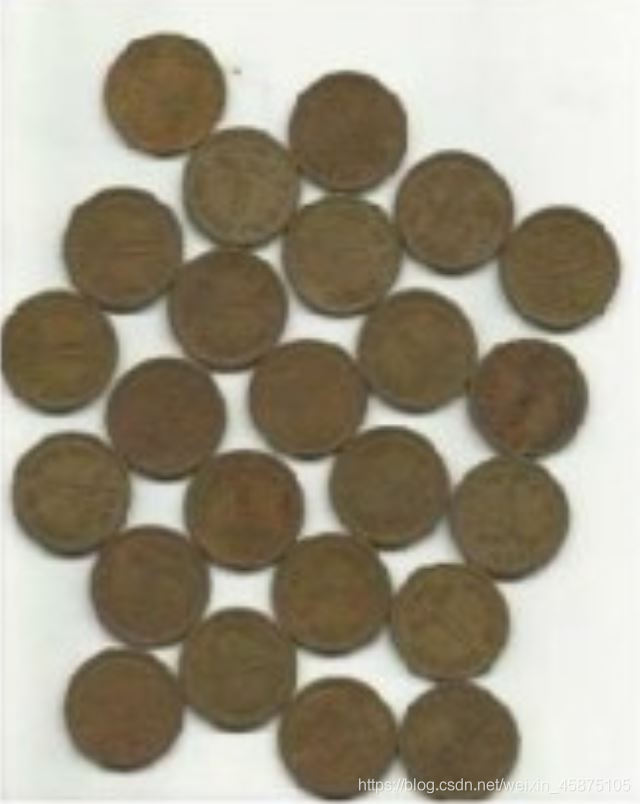
#> input picture references/4_python_test/test_4_7_files/20200128142556830.jpeg, 640 x 804 px, found by its file name
$ python test_4_7_2.py
#> lines starting #> are read from the running program, lines starting #| are printed output that depends on the picture; after the words box and inside, x2 and y2 are one past the last pixel; in counts of white or black regions, pixels touching at a corner belong together
#2.图像目标分割
import cv2
import matplotlib.pyplot as plt
import numpy as np

def main():
    # 1.导入图片
    img_src = cv2.imread('/home/mowen/4_python_test/test_4_7_files/20200128142556830.jpeg')
#> img_src is the input picture: shape (804, 640, 3); mean B, G, R 133.9, 151.9, 159.6
    # 2.转换为灰度图片
    img_gray = cv2.cvtColor(img_src, cv2.COLOR_BGR2GRAY)
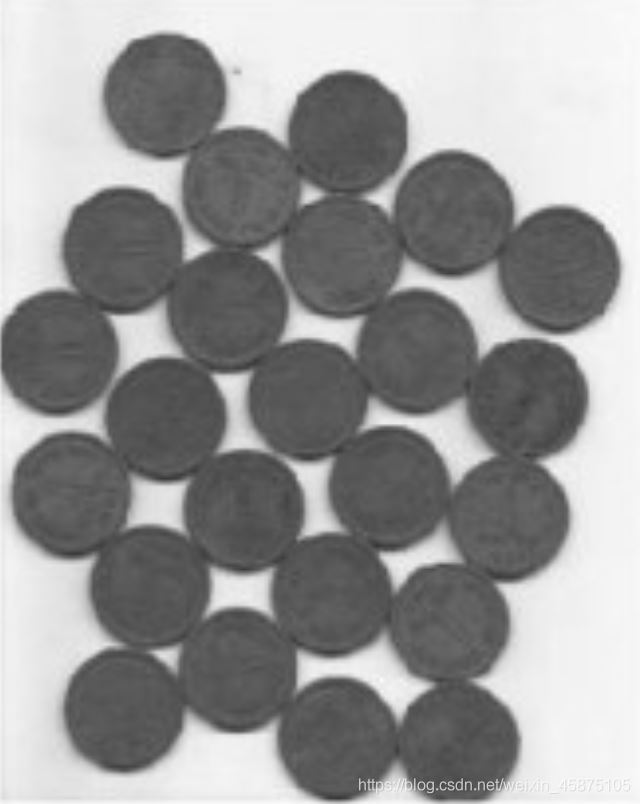
#> img_gray: shape (804, 640); min 53, max 255, mean 152.2
    img_rgb = cv2.cvtColor(img_src, cv2.COLOR_BGR2RGB)
    img_show = img_rgb.copy()
    # 3.二值化处理
    ret, img_bin = cv2.threshold(img_gray, 127, 255, cv2.THRESH_BINARY_INV)
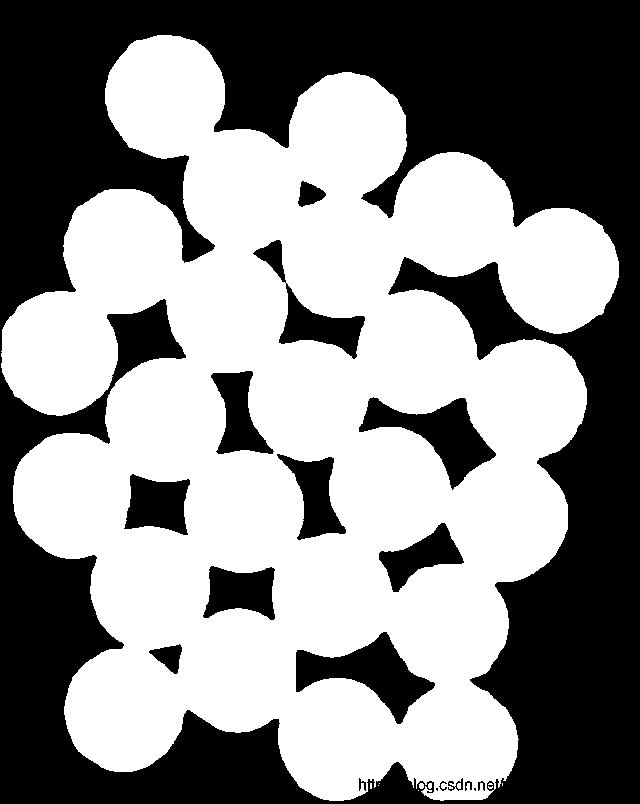
#> img_bin: shape (804, 640); 54.3% white; 18 black regions (2 under 20 px), largest, box (x1, y1, x2, y2) and area: (0, 0, 640, 804) 207417, (296, 632, 435, 724) 5082, (359, 397, 496, 490) 4746

    # 4.执行开运算
    k = np.ones((3, 3), np.uint8)
    img_opening = cv2.morphologyEx(img_bin, cv2.MORPH_OPEN, kernel=k, iterations=1)
#> img_opening: shape (804, 640); 54.3% white; 11 black regions, largest, box (x1, y1, x2, y2) and area: (0, 0, 640, 804) 207902, (296, 632, 435, 724) 5082, (359, 397, 496, 490) 4747
    # 5.距离计算与前景剥离
    dist_transform = cv2.distanceTransform(img_opening, cv2.DIST_L2, 5)
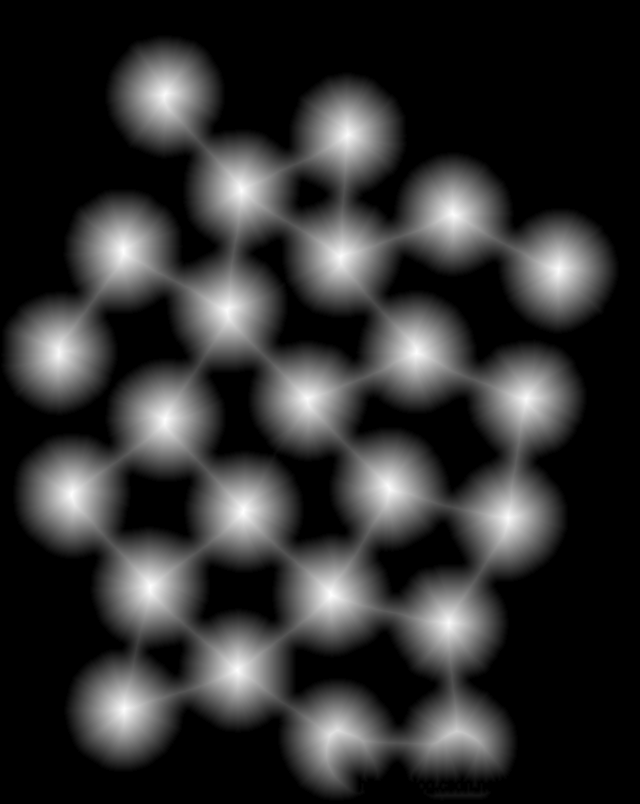
#> dist_transform: shape (804, 640) float32; min 0, max 59.32, mean 11.4; drawn with min black and max white
    ret, img_fore = cv2.threshold(dist_transform, 0.7 * dist_transform.max(), 255, cv2.THRESH_BINARY)
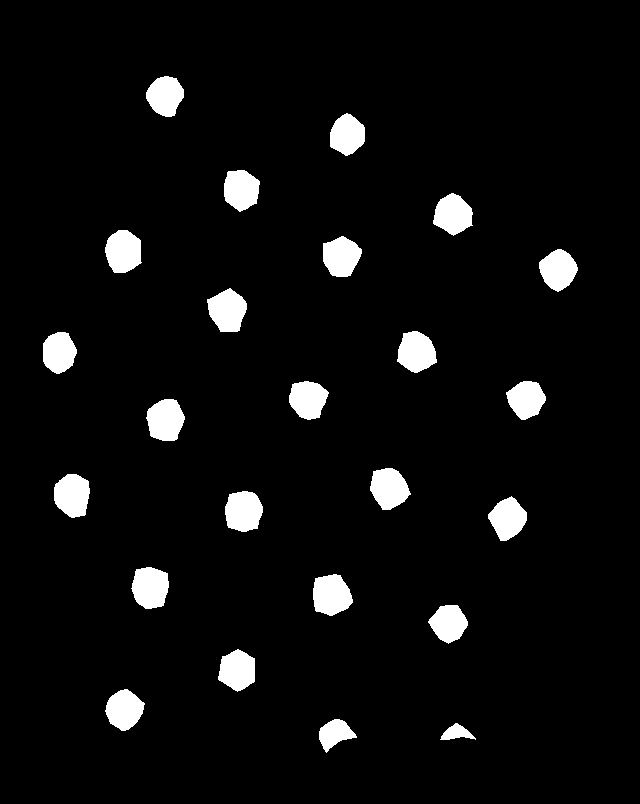
#> img_fore: shape (804, 640) float32; 5.2% white; 24 white regions, largest, box (x1, y1, x2, y2) and area: (313, 574, 353, 616) 1281, (131, 567, 169, 609) 1255, (146, 399, 185, 441) 1253
#> ret = 41.52
    # 6.显示结果
    plt.figure("显示结果", figsize=(14, 10))
    plt.subplot(221)
    plt.imshow(img_show)
    plt.axis("off")
    plt.subplot(222)
    plt.imshow(img_bin, cmap="gray")
    plt.axis("off")
    plt.subplot(223)
    plt.imshow(dist_transform)
    plt.axis("off")
    plt.subplot(224)
    plt.imshow(img_fore)
    plt.axis("off")
    plt.show()

if __name__ == '__main__':
    main()
cv2.destroyAllWindows()
